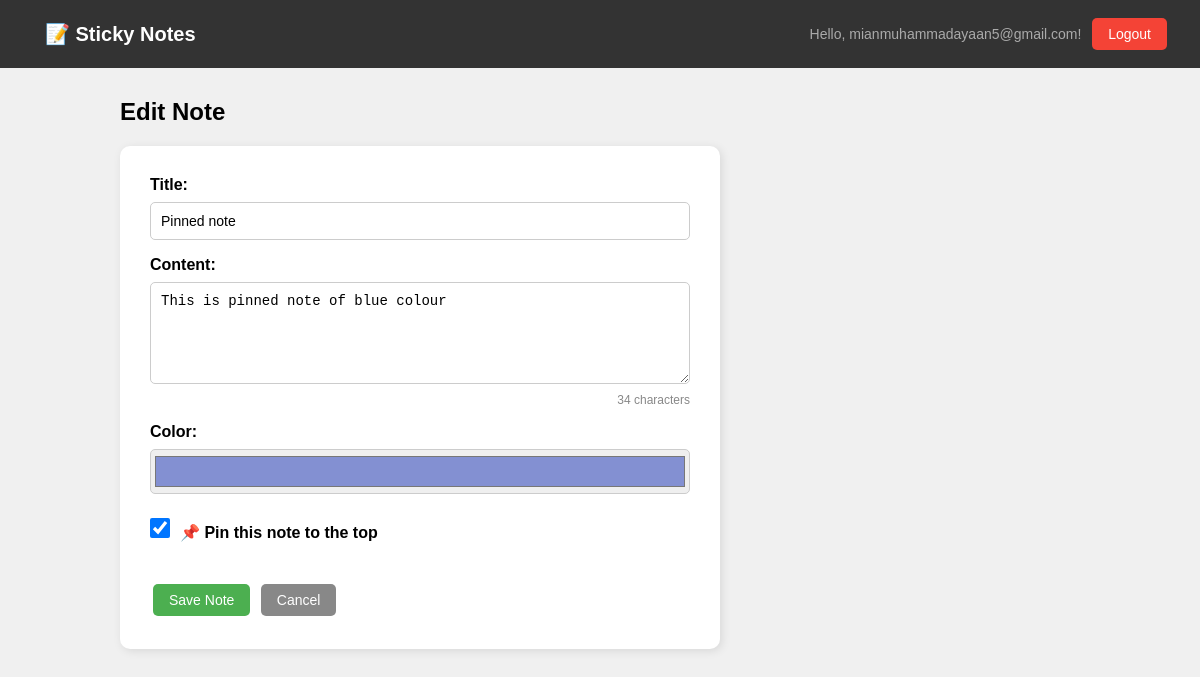
Screenshot of /notes/5/edit/ (signed in) with the database file from the repository.
### notes/models.py (models this page shows, shortened)
class Note(models.Model):
    title = models.CharField(max_length=200)
    content = models.TextField()
    color = models.CharField(max_length=7, default="#e8daef")
    created_at = models.DateTimeField(auto_now_add=True)
    updated_at = models.DateTimeField(auto_now=True)
    owner = models.ForeignKey(User, on_delete=models.CASCADE)
    is_pinned = models.BooleanField(default=False)

### notes/views.py (the view)
# urls.py: path('notes/<int:pk>/edit/', views.note_edit, name='note_edit'),
@login_required
def note_edit(request, pk):
    note = get_object_or_404(Note, pk=pk, owner=request.user)
    if request.method == 'POST':
        form = NoteForm(request.POST, instance=note)
        if form.is_valid():
            form.save()
            return redirect('note_list')
    else:
        form = NoteForm(instance=note)
    return render(request, 'note_form.html', {'form': form, 'action': 'Edit'})

### notes/forms.py
class NoteForm(forms.ModelForm):
    class Meta:
        model = Note
        fields = ['title', 'content', 'color','is_pinned']
        widgets = {
            'title': forms.TextInput(attrs={
                'placeholder': 'Enter note title...',
            }),
            'content': forms.Textarea(attrs={
                'placeholder': 'Enter note content...',
                'rows': 5,
            }),
            'color': forms.TextInput(attrs={
                'type': 'color',
            }),
        }

### notes/templates/note_form.html (shortened to what this page needs)
{% extends 'base.html' %}
{% block content %}
<h2 style="margin-bottom: 20px;">
    {% if action == 'Create' %}
      Create New Note
    {% else %}
        Edit Note
    {% endif %}
</h2>
<div style="background: white; padding: 30px; border-radius: 10px; max-width: 600px; box-shadow: 2px 2px 10px rgba(0,0,0,0.1);">
    <form method="post">
        <label><strong>Title:</strong></label>
        <input type="text" name="title" value="{{ form.title.value|default:'' }}"
               placeholder="Enter note title..." maxlength="200"
               style="width:100%; padding:10px; margin:8px 0 16px; border:1px solid #ccc; border-radius:5px;">
        <label><strong>Content:</strong></label>
        <textarea name="content" id="content-field" rows="5"
                  placeholder="Enter note content..."
                  style="width:100%; padding:10px; margin:8px 0 5px; border:1px solid #ccc; border-radius:5px; font-size:14px;">{{ form.content.value|default:'' }}</textarea>
        <p id="char-counter" style="text-align:right; font-size:12px; color:#888; margin-bottom:16px;">
        </p>
        <label><strong>Color:</strong></label>
        <input type="color" name="color"
               value="{{ form.color.value|default:'#FFFF99' }}"
               style="width:100%; height:45px; padding:2px; margin:8px 0 16px; border:1px solid #ccc; border-radius:5px; cursor:pointer;">
        <label style="display:flex; align-items:center; gap:10px; margin-bottom:20px; cursor:pointer;">
            <input type="checkbox" name="is_pinned"
                   {% if form.is_pinned.value %}checked{% endif %}
                   style="width:20px; height:20px;">
            <strong>📌 Pin this note to the top</strong>
        </label>
        <button type="submit" class="btn btn-primary" style="margin-top: 10px;">
            Save Note
        </button>
        <a href="{% url 'note_list' %}" class="btn btn-secondary" style="margin-top: 10px;">
            Cancel
        </a>
    </form>
</div>
{% endblock %}

### notes/templates/base.html (shortened to what this page needs)
<!DOCTYPE html>
<html lang="en">
<head>
</head>
<body>
<nav>
    <div>
        <a href="/notes/" style="font-size: 20px; font-weight: bold;">📝 Sticky Notes</a>
    </div>
    <div style="display: flex; align-items: center;">
        {% if user.is_authenticated %}
            <span class="nav-user">Hello, {{ user.username }}! &nbsp;</span>
            <a href="/logout/" class="btn btn-danger">Logout</a>
        {% else %}
            <a href="/login/" class="btn btn-primary">Login</a>
            <a href="/register/" class="btn btn-secondary">Register</a>
        {% endif %}
    </div>
</nav>
<div class="container">
    {% block content %}
    {% endblock %}
</div>
</body>
</html>

### notes/templates/base.html (style rules this page uses)
* { margin: 0; padding: 0; box-sizing: border-box; }
body { font-family: Arial, sans-serif; background-color: #f0f0f0; }
nav { background-color: #333; padding: 15px 30px; display: flex; justify-content: space-between; align-items: center; }
nav a { color: white; text-decoration: none; font-size: 16px; margin-left: 15px; }
.nav-user { color: #aaa; font-size: 14px; }
.container { max-width: 1000px; margin: 30px auto; padding: 0 20px; }
.btn { padding: 8px 16px; border: none; border-radius: 5px; cursor: pointer; text-decoration: none; font-size: 14px; display: inline-block; margin: 3px; }
.btn-primary { background-color: #4CAF50; color: white; }
.btn-danger { background-color: #f44336; color: white; }
.btn-secondary { background-color: #888; color: white; }
input, textarea, select { width: 100%; padding: 10px; margin: 8px 0 16px 0; border: 1px solid #ccc; border-radius: 5px; font-size: 14px; }

### rows the page displays
Note: title "Pinned note", content "This is pinned note of blue colour", color "#8390d2"

### other values shown
{{ user.username }} "mianmuhammadayaan5@gmail.com"
